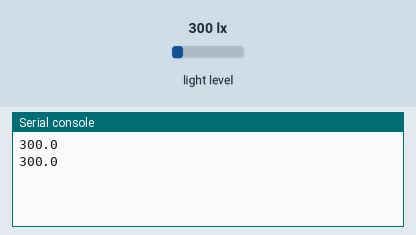
Recording of a program running on a simulated Raspberry Pi Pico running MicroPython. Parts: the last lines printed to the serial console. Inputs (shaded band) come from the test bench; at power-on: light level 300 lx.

Above: at 1.2 s.
1.3 s: light level set to 40 lx
At 2.6 s:
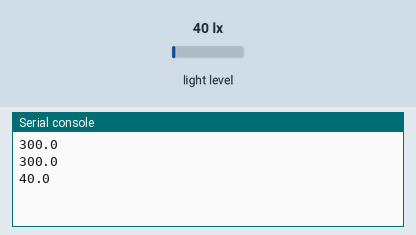
2.8 s: light level set to 500 lx
At 3.7 s:
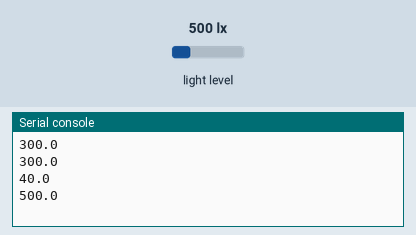
Timing chart, 0 to 5.8 s (numbered marks = the images above; inputs shaded):
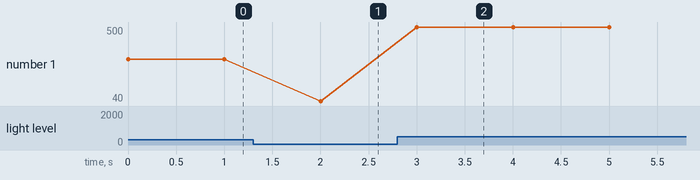

The program:

testbh1750.py
```python
from machine import Pin, SoftI2C
import machine
from time import sleep_ms
import utime
from bh1750 import BH1750

pin_SDA = 9
pin_SCL = 8

bright = 0

i2c = SoftI2C(scl=Pin(pin_SCL), sda=Pin(pin_SDA), freq=100000)

bh1750 = BH1750(0x23, i2c)

while True:
    print(bh1750.measurement)
    sleep_ms(1000)
```

Measured:
- after the input at 1.3 s, the serial console: prints a new line after 0.70 s (image 1)
- after the input at 2.8 s, the serial console: prints a new line after 0.20 s (image 2)
- plotted number 1: 300 → 40 after the input at 1.3 s, 40 → 500 after the input at 2.8 s
